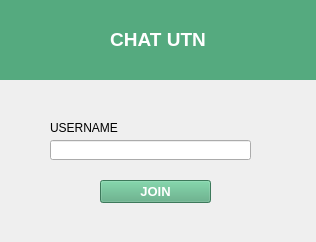
<?xml version="1.0" encoding="UTF-8"?>
<ui version="4.0">
 <class>loginForm</class>
 <widget class="QWidget" name="loginForm">
  <property name="geometry">
   <rect>
    <x>0</x>
    <y>0</y>
    <width>316</width>
    <height>242</height>
   </rect>
  </property>
  <property name="windowTitle">
   <string>Form</string>
  </property>
  <widget class="QFrame" name="frame">
   <property name="geometry">
    <rect>
     <x>0</x>
     <y>0</y>
     <width>316</width>
     <height>80</height>
    </rect>
   </property>
   <property name="cursor">
    <cursorShape>ArrowCursor</cursorShape>
   </property>
   <property name="styleSheet">
    <string notr="true">background-color: rgb(85, 170, 127)</string>
   </property>
   <property name="frameShape">
    <enum>QFrame::StyledPanel</enum>
   </property>
   <property name="frameShadow">
    <enum>QFrame::Raised</enum>
   </property>
   <widget class="QLabel" name="label">
    <property name="geometry">
     <rect>
      <x>0</x>
      <y>0</y>
      <width>316</width>
      <height>80</height>
     </rect>
    </property>
    <property name="text">
     <string>&lt;html&gt;&lt;head/&gt;&lt;body&gt;&lt;p align=&quot;center&quot;&gt;&lt;span style=&quot; font-size:14pt; font-weight:600; color:#ffffff;&quot;&gt;CHAT UTN&lt;/span&gt;&lt;/p&gt;&lt;/body&gt;&lt;/html&gt;</string>
    </property>
   </widget>
  </widget>
  <widget class="QLabel" name="label_2">
   <property name="geometry">
    <rect>
     <x>50</x>
     <y>120</y>
     <width>81</width>
     <height>16</height>
    </rect>
   </property>
   <property name="text">
    <string>USERNAME</string>
   </property>
  </widget>
  <widget class="QLineEdit" name="usernameLineEdit">
   <property name="geometry">
    <rect>
     <x>50</x>
     <y>140</y>
     <width>201</width>
     <height>20</height>
    </rect>
   </property>
  </widget>
  <widget class="QPushButton" name="joinButton">
   <property name="geometry">
    <rect>
     <x>100</x>
     <y>180</y>
     <width>111</width>
     <height>23</height>
    </rect>
   </property>
   <property name="font">
    <font>
     <pointsize>10</pointsize>
     <weight>75</weight>
     <bold>true</bold>
    </font>
   </property>
   <property name="styleSheet">
    <string notr="true">color: white;
background-color:  rgb(85, 170, 127)</string>
   </property>
   <property name="text">
    <string>JOIN</string>
   </property>
  </widget>
 </widget>
 <resources/>
 <connections/>
</ui>
